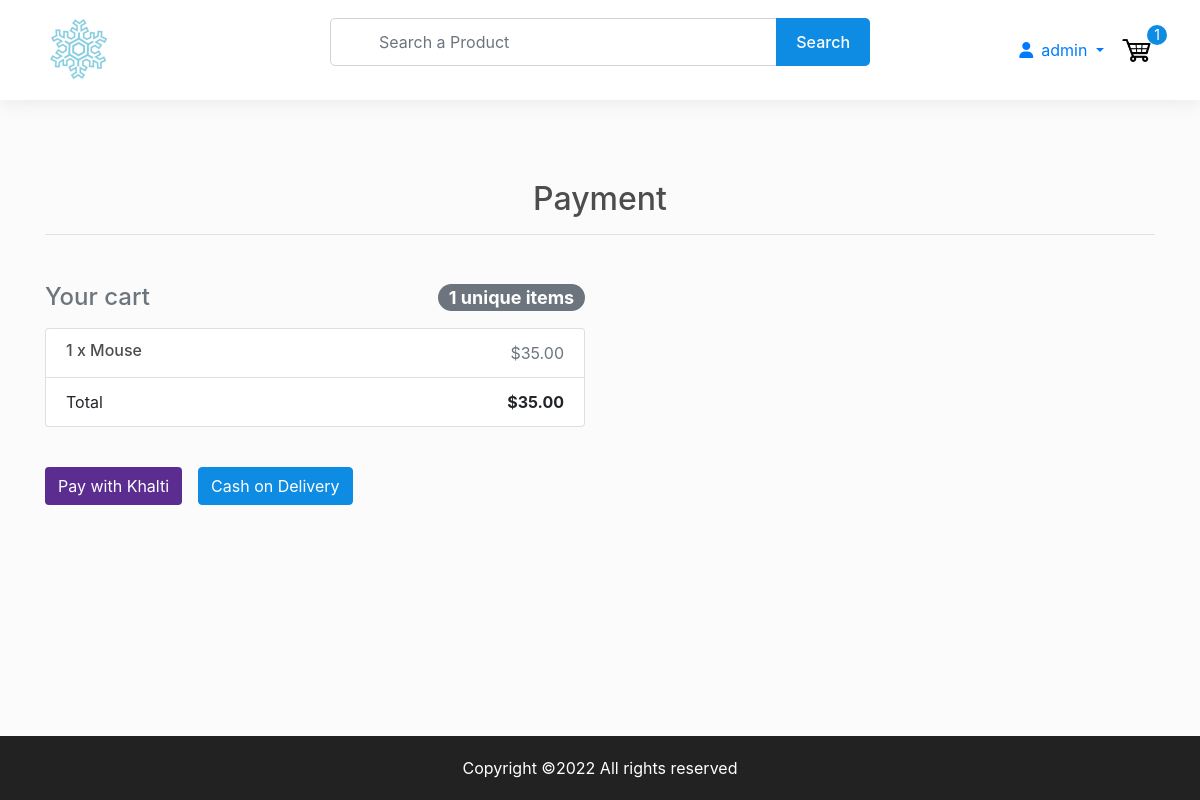
Page /payment/ (signed in) on the earlier database version.
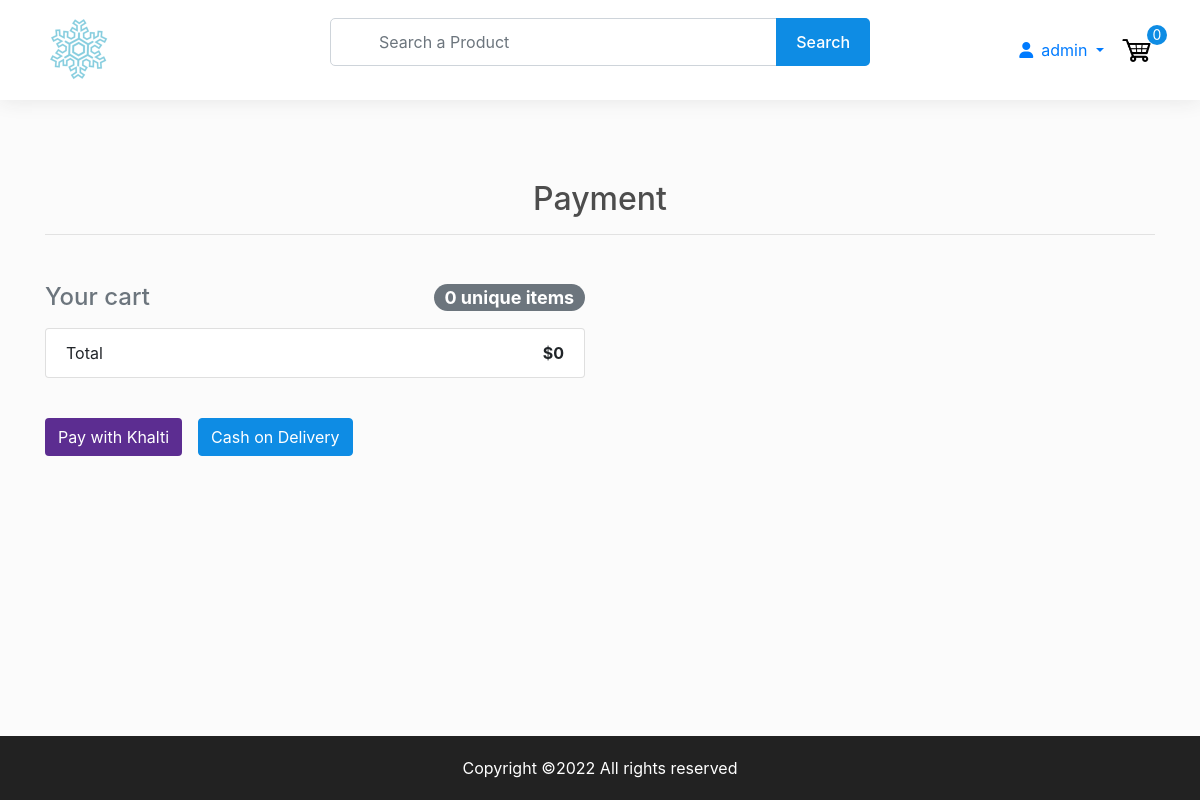
Same page on the later database version.
### store/models.py (models this page shows, shortened)
class Order(models.Model):
    customer = models.ForeignKey(
        Customer, on_delete=models.CASCADE, blank=True, null=True
    )
    items = models.ManyToManyField(OrderItem)
    date_orderd = models.DateTimeField(auto_now_add=True)
    ordered = models.BooleanField(default=False, null=False, blank=False)
    delivered = models.BooleanField(default=False)
    total_price = models.FloatField(max_length=200, null=True)  # added
    sphipping_address = models.ForeignKey(
        "ShippingAddress", on_delete=models.SET_NULL, blank=True, null=True
    )
    payment = models.ForeignKey(
        "Payment", on_delete=models.SET_NULL, blank=True, null=True
    )
    @property
    def get_total(self):
        total = 0
        for order_items in self.items.all():
            total = total + order_items.get_total_item_price
        return total
    @property
    def get_cart_items(self):
        total = 0
        for order_item in self.items.all():
            total += order_item.quantity
        return total

class OrderItem(models.Model):
    customer = models.ForeignKey(
        Customer, on_delete=models.CASCADE, blank=True, null=True
    )
    product = models.ForeignKey(Product, on_delete=models.CASCADE, null=True)
    quantity = models.IntegerField(default=0, null=True, blank=True)
    ordered = models.BooleanField(default=False)
    @property
    def get_total_item_price(self):
        total = self.product.price * self.quantity
        return total

class Product(models.Model):
    name = models.CharField(max_length=200, null=True)
    price = models.DecimalField(max_digits=7, decimal_places=2)
    digital = models.BooleanField(default=False, null=True, blank=False)
    image = models.ImageField(null=True, blank=True)
    status = models.BooleanField(default=False, null=True, blank=False)  # changed
    description = models.TextField(max_length=1000, null=True, blank=True)  # added

### store/views.py (the view)
# urls.py: path("payment/", PaymentView.as_view(), name="payment"),
class PaymentView(LoginRequiredMixin, View):
    login_url = "login"
    def get(self, *args, **kwargs):
        try:
            customer = get_object_or_404(Customer, user=self.request.user)
            order = Order.objects.get(customer=customer, ordered=False)
            form = CheckoutForm()
            context = {"form": form, "order": order}
            return render(self.request, "store/payment.html", context)
        except ObjectDoesNotExist:
            return redirect("payment")

### store/forms.py
class CheckoutForm(forms.Form):
    street_address = forms.CharField()
    appartment_address = forms.CharField(required=False)
    country = forms.CharField()
    contact = forms.RegexField(regex=r'^[0-9]{5,10}$')
    def __init__(self, *args, **kwargs):
        super(CheckoutForm, self).__init__(*args, **kwargs)
        self.fields['country'].initial = 'Nepal'
        self.fields['street_address'].widget.attrs.update(
            {'class': 'form-control', 'placeholder': 'Enter your address'})
        self.fields['appartment_address'].widget.attrs.update(
            {'class': 'form-control', 'placeholder': 'Enter your secondary address'})
        self.fields['country'].widget.attrs.update(
            {'class': 'form-control', 'placeholder': 'Enter your country name'})
        self.fields['contact'].widget.attrs.update(
            {'class': 'form-control', 'placeholder': 'Enter your phone no.'})

### store/templates/store/payment.html (shortened to what this page needs)
{% extends 'store/header.html' %} {% load static %} {% load crispy_forms_tags %}
 {% block content %}
    <section>
        <div class="container">
            <h2 class="h2 text-center mb-5">Payment<hr></h2>
            <div class="row">
                {% include "store/order_snippet.html" %}
                <div class="col-12">
                    <div class="d-flex mt-4">
                        <button
                            id="payment-button"
                            class="btn"
                            style="background-color: #5c2d91; color: #fff;"
                        >
                            Pay with Khalti
                        </button>
                        <button
                            id="cash-on-delivery-button"
                            class="btn btn-primary ml-3"
                        >
                            Cash on Delivery
                        </button>
                    </div>
                </div>
            </div>
        </div>
    </section>
{% endblock content %}

### store/templates/store/header.html (shortened to what this page needs)
<!DOCTYPE html>
{% load static %}
<html>
    <head>
        <link
            rel="stylesheet"
            href="https://stackpath.bootstrapcdn.com/bootstrap/4.4.1/css/bootstrap.min.css"
        />
        <link
            rel="stylesheet"
            type="text/css"
            href="{% static 'css/style.css' %}"
        />
        <link rel="stylesheet" href="https://cdnjs.cloudflare.com/ajax/libs/lightgallery/2.3.0/css/lightgallery-bundle.min.css" />
        <link
        rel="stylesheet"
        href="https://unpkg.com/@trevoreyre/autocomplete-js/dist/style.css"
        />
        <link rel='stylesheet' href='https://maxcdn.bootstrapcdn.com/font-awesome/4.5.0/css/font-awesome.min.css' >
    </head>
    <body>
        <div id="page-container">
            <header>
                <div class="container">
                    <div class="row align-items-center">
                        <div class="col-6 col-lg-3 order-1">
                            <a href="{% url 'store' %}" class="logo mr-5">
                                <img src="{% static 'images/logo-1.png' %}" />
                            </a>
                        </div>
                        <div class="col-lg-6 order-3 order-lg-2 mt-2 mt-lg-0">
                            <form id="autocomplete" class="autocomplete" action="/search" method="get">
                                <div class="form-group mb-0">
                                    <input type="text" class="autocomplete-input form-control sm-2 mr-5 pl-5" name="search" placeholder="Search a Product">
                                </div>
                                <button type="submit">Search</button>
                            </form>
                        </div>
                        <div class="col-6 col-lg-3 order-2 order-lg-3">
                            <div class="header-right d-flex align-items-center justify-content-end">
                                {% if request.user.is_authenticated %}
                                    <div class="dropdown">
                                        <a href="#" class="dropdown-toggle" data-toggle="dropdown" aria-haspopup="true" aria-expanded="false">
                                            <i class="fa fa-user mr-2"></i>{{request.user}}
                                        </a>
                                    </div>
                                {% else %}
                                    <a href="{% url 'login' %}" class="btn btn-outline-primary">Login</a>
                                {% endif %}
                                <div class="cart ml-3">
                                    <a href="{% url 'cart' %}">
                                        <img src="{% static 'images/cart.png' %}" />
                                    </a>
                                    <p id="totalCartNo">{{totalCartItems}}</p>
                                </div>
                            </div>
                        </div>
                    </div>
                </div>
            </header>
            <div id="content-wrap">
                {% block content %}
                {% endblock content %}
            </div>
            <footer>
                <div class="container text-center">
                    <p>Copyright ©2022 All rights reserved</p>
                </div>
            </footer>
        </div>
    </body>
</html>

### store/templates/store/order_snippet.html
<div class="col-lg-8 col-xl-6">
    <h4 class="d-flex justify-content-between align-items-center mb-3">
        <span class="text-muted">Your cart</span>
        <span class="badge badge-secondary badge-pill"
            >{{ order.items.count }} unique items</span
        >
    </h4>
    <ul class="list-group mb-3 z-depth-1">
        {% for order_item in order.items.all %}
        <li class="list-group-item d-flex justify-content-between lh-condensed">
            <div>
                <h6 class="my-0">
                    {{ order_item.quantity }} x {{ order_item.product.name}}
                </h6>
            </div>
            <span class="text-muted"
                >${{ order_item.get_total_item_price }}</span
            >
        </li>
        {% endfor %}
        <li class="list-group-item d-flex justify-content-between">
            <span>Total</span>
            <strong>${{ order.get_total }}</strong>
        </li>
    </ul>
</div>

Differences in the rows shown:
removed OrderItem: quantity "1", product.name "Mouse", get_total_item_price "35.00"
computed for Order: items.count "1" → "0"; get_total "35.00" → "0"
Other differences:
{{ totalCartItems }}: "1" → "0"
